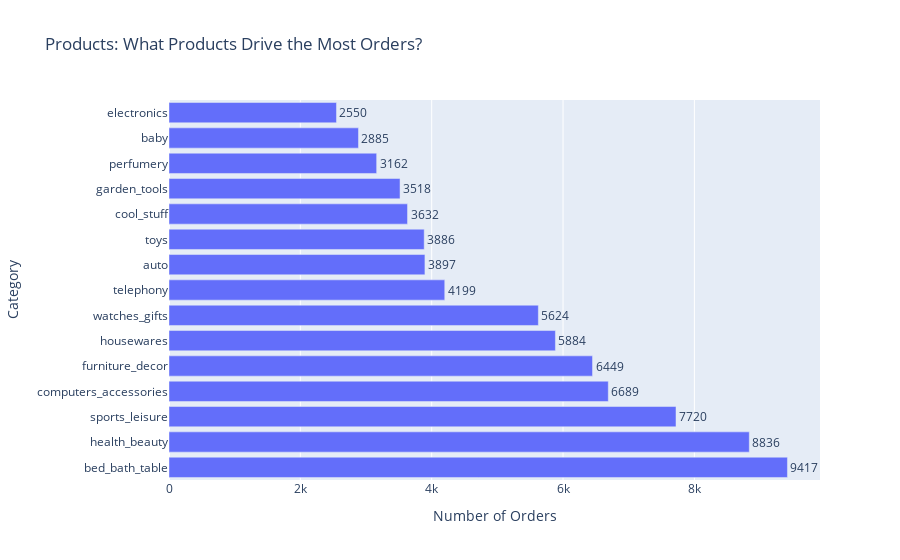

The code cell stored with this chart in its notebook:
### Code cell
# What are customers buying?
top_categories = client.query("""
    SELECT 
        COALESCE(t.product_category_name_english, 'Unknown') as category,
        COUNT(DISTINCT oi.order_id) as num_orders,
        ROUND(AVG(oi.price), 2) as avg_price
    FROM `jaffle-shop-483118.olist_dev.stg_olist__order_items` oi
    JOIN `jaffle-shop-483118.olist_dev.stg_olist__products` p
        ON oi.product_id = p.product_id
    LEFT JOIN `jaffle-shop-483118.olist_dev.stg_olist__product_category_name_translation` t
        ON p.product_category_name = t.product_category_name
    GROUP BY category
    ORDER BY num_orders DESC
    LIMIT 15
""").to_dataframe()

fig = px.bar(top_categories, 
             x='num_orders', 
             y='category',
             orientation='h',
             title='Products: What Products Drive the Most Orders?',
             labels={'num_orders': 'Number of Orders', 'category': 'Category'},
             text='num_orders')
fig.update_traces(textposition='outside')
fig.show()

### Figure 1 — Plotly figure (JSON) as saved in the notebook; plotly's stock layout.template omitted (floating-point values rounded to 4 significant figures)
{"data": [{"hovertemplate": "Number of Orders=%{text}<br>Category=%{y}<extra></extra>", "legendgroup": "", "marker": {"color": "#636efa", "pattern": {"shape": ""}}, "name": "", "orientation": "h", "showlegend": false, "text": [9417.0, 8836.0, 7720.0, 6689.0, 6449.0, 5884.0, 5624.0, 4199.0, 3897.0, 3886.0, 3632.0, 3518.0, 3162.0, 2885.0, 2550.0], "textposition": "outside", "type": "bar", "x": [9417, 8836, 7720, 6689, 6449, 5884, 5624, 4199, 3897, 3886, 3632, 3518, 3162, 2885, 2550], "xaxis": "x", "y": ["bed_bath_table", "health_beauty", "sports_leisure", "computers_accessories", "furniture_decor", "housewares", "watches_gifts", "telephony", "auto", "toys", "cool_stuff", "garden_tools", "perfumery", "baby", "electronics"], "yaxis": "y"}], "layout": {"barmode": "relative", "legend": {"tracegroupgap": 0}, "title": {"text": "Products: What Products Drive the Most Orders?"}, "xaxis": {"anchor": "y", "domain": [0, 1], "title": {"text": "Number of Orders"}}, "yaxis": {"anchor": "x", "domain": [0, 1], "title": {"text": "Category"}}}}
